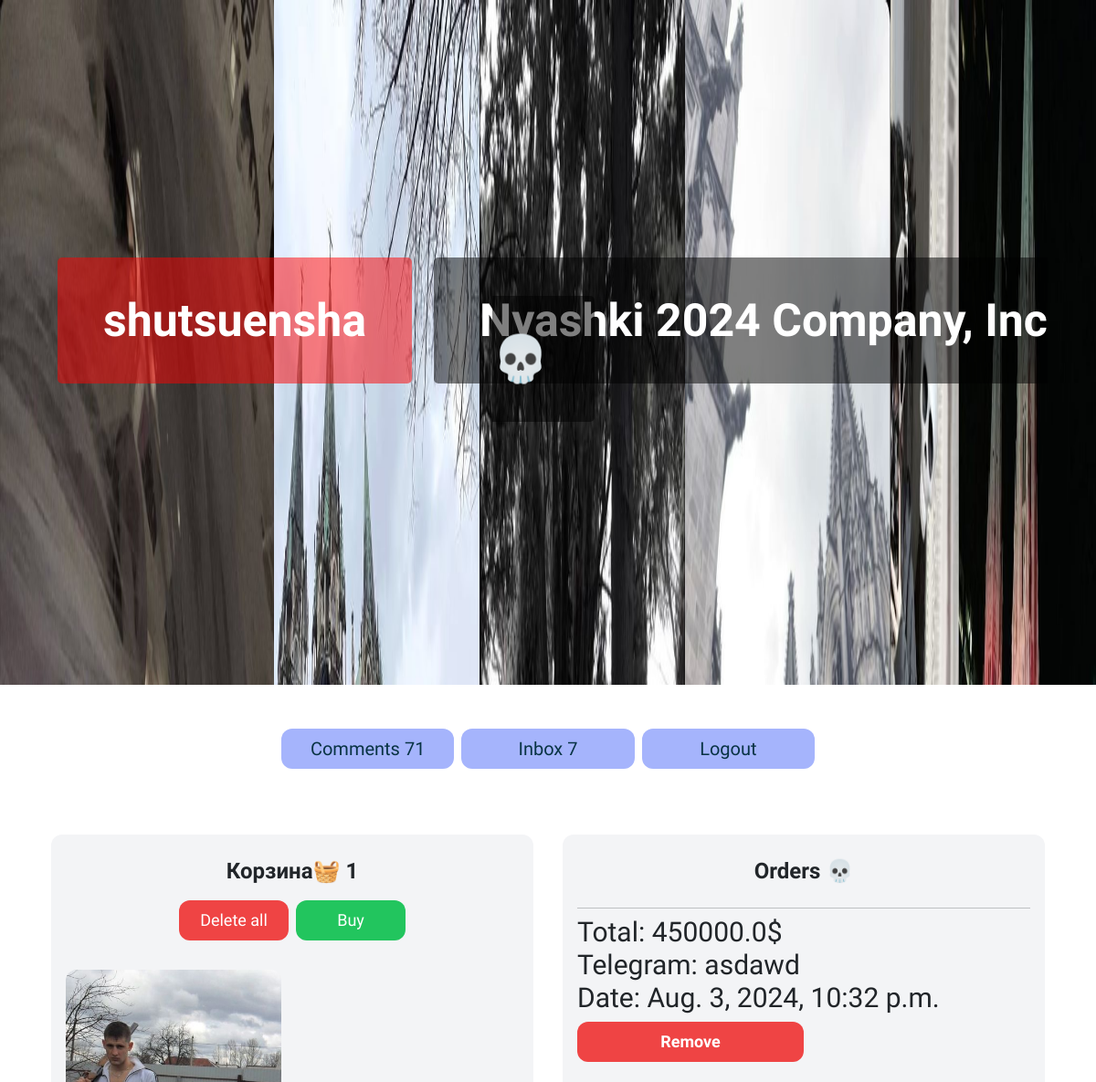
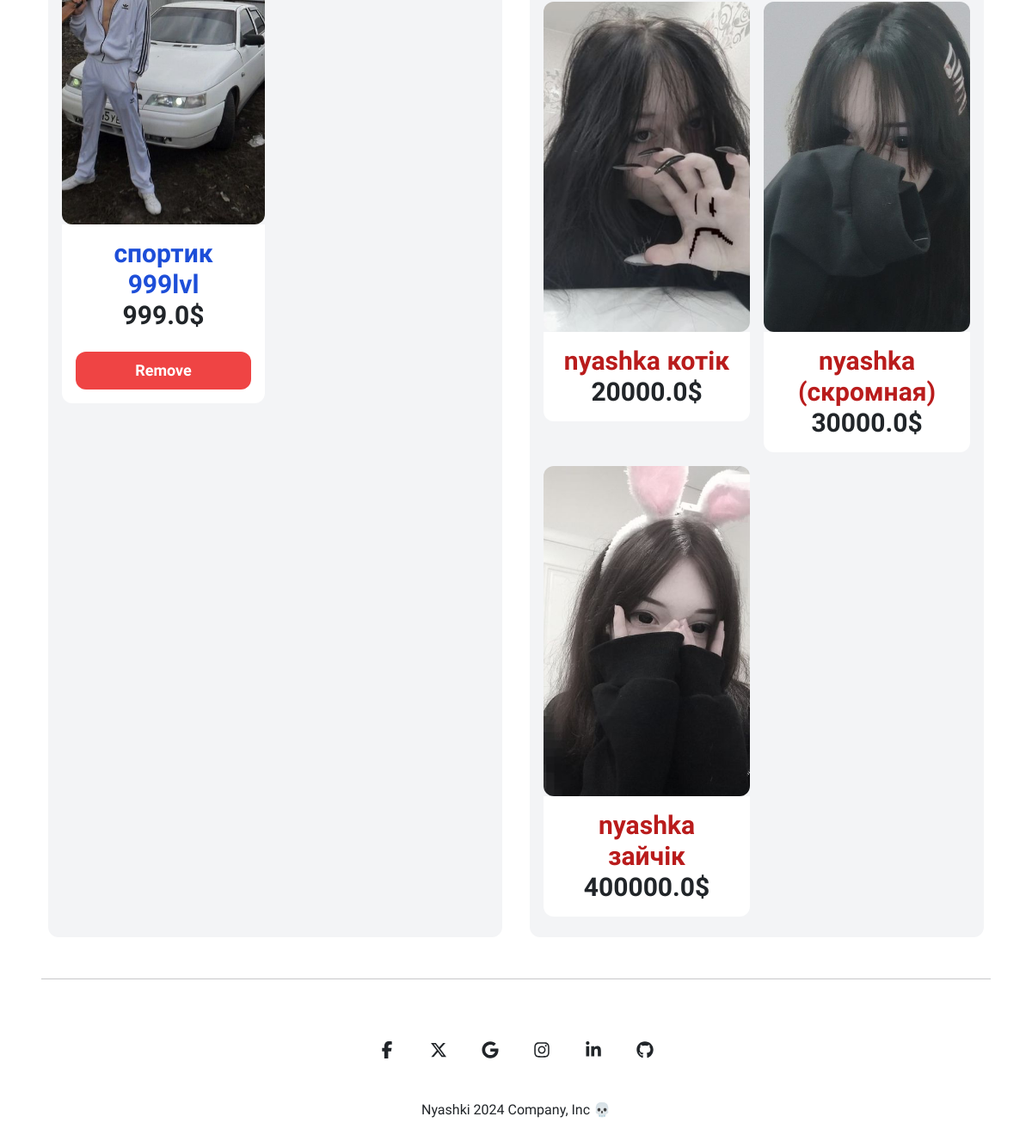
/items/basket/ (signed in), run on the app's committed database (2 pictures, top to bottom).
### item/models.py (models this page shows, shortened)
class Comment(models.Model):
    user = models.ForeignKey(User, related_name='comments', on_delete=models.CASCADE)
    description = models.TextField()
    created_at = models.DateTimeField()
    class Meta:
        ordering = ('-created_at',)

class Item(models.Model):
    category = models.ForeignKey(Category, related_name='items', on_delete=models.CASCADE)
    name = models.CharField(max_length=255)
    description = models.TextField(blank=True, null=True)
    price = models.FloatField()
    image = models.ImageField(upload_to='item_images', blank=True, null=True)
    is_sold = models.BooleanField(default=False)
    created_at = models.DateTimeField(auto_now_add=True)
    users = models.ManyToManyField(User, related_name='items', blank=True)
    gender = models.CharField(max_length=1, choices=gender_choice)
    comments = models.ManyToManyField(Comment)

class Purchase(models.Model):
    created_at = models.DateTimeField(auto_now_add=True)
    user = models.ForeignKey(User, on_delete=models.CASCADE)
    items = models.ManyToManyField(Item)
    telegram = models.CharField(max_length=255)
    price = models.FloatField()

### item/views.py (the view)
# urls.py: path('basket/', views.basket, name='basket'),
@login_required
def basket(request, message=None):
    items = request.user.items.all()
    purchases = Purchase.objects.filter(user=request.user)
    return render(request, 'item/basket.html', {
        'items': items,
        'message': message,
        'purchases': purchases[::-1],
        'asdad21213': True
    })

### item/templates/item/basket.html (shortened to what this page needs)
{% extends 'core/base.html' %}
{% block content %}
<div class="sdfjksdlkfjlk grid grid-cols-2 gap-8 md:mx-12" id="target-element">
    <div class="md:mt-6 mt-4 px-3 md:px-6 md:py-12 py-4 bg-gray-100 rounded-xl dark:bg-zinc-500 transition-transform duration-300 transform hover:scale-105">
        <h2 class="md:mb-12 mb-2 text-2xl text-center font-semibold dark:text-white">Корзина🧺
            {% if request.user.items.all|length != 0 %}
                {{request.user.items.all|length}}
            {%endif%}
        </h2>
        {% if items %}
        <div class="grid md:grid-cols-2 grid-cols-1 md:gap-2 md:w-1/2 md:mx-auto">
            <a href="{% url 'item:delete' %}"class="block text-center mb-2 mt-2 md:px-6 md:py-3 px-2 py-2 md:text-lg text-sm bg-red-500 hover:bg-red-700  text-white rounded-xl">Delete all</a>
            <a data-bs-toggle="modal" data-bs-target="#exampleModal" class="block text-center mb-2 mt-2 md:px-6 md:py-3 px-2 py-2 md:text-lg text-sm bg-green-500 hover:bg-green-700  text-white rounded-xl">Buy</a>
        </div>
        {%endif%}
        <div class="grid grid-cols-1 md:grid-cols-2 gap-4 mt-4">
            {% if items %}
                {% for item in items %}
                <div class="transition-transform duration-300 transform hover:scale-105">
                    <a href="{% url 'item:detail' item.id %}">
                        {% if item.gender == 'W'%}
                            {% if item.image.url %}
                                <img src="{{ item.image.url }}" class="zoom-image rounded-xl object-cover w-full md:h-96 h-40">
                            {% endif %}
                        {% else %}
                            {% if item.image.url %}
                                <img src="{{ item.image.url }}" class="zoom-image rounded-xl object-cover w-full md:h-96 h-40">
                            {% endif %}
                        {% endif %}
                        <div class="p-3 bg-white rounded-b-xl text-center">
                                {% if item.gender == 'M'%}
                                <h2 class="md:text-3xl text-md text-blue-700 font-semibold">{{ item.name }}</h2>
                                {% else %}
                                <h2 class="md:text-3xl text-md text-red-700 font-semibold">{{ item.name }}</h2>
                                {% endif %}
                            <strong><p class="text-md md:text-3xl font-semibold">{{ item.price }}$</p></strong>
                            <a href="{% url 'item:remove' item.id %}" class="block text-center md:mt-6 mt-4 md:px-6 md:py-3 px-2 py-2 md:text-lg text-sm font-semibold bg-red-500 hover:bg-red-700 text-white rounded-xl">Remove</a>
                        </div>
                    </a>
                </div>
                {% endfor %}
            {% endif %}
        </div>
    </div>
    <div class="md:mt-6 mt-4 px-3 md:px-6 md:py-12 py-4 bg-gray-100 rounded-xl dark:bg-zinc-500 transition-transform duration-300 transform hover:scale-105">
        <h2 class="md:mb-12 mb-2 text-2xl text-center font-semibold dark:text-white">Orders 💀</h2>
        {%if purchases %}
            {%for purchase in purchases %}
            <div class="rounded-xl">
                <hr class="mt-4 dark:text-white">
                <p class="text-lg md:text-3xl dark:text-white mt-2">Total: {{ purchase.price }}$</p>
                <p class="text-lg md:text-3xl dark:text-white">Telegram: {{ purchase.telegram }}</p>
                <p class="text-lg md:text-3xl dark:text-white">Date: {{ purchase.created_at }}</p>
                <a href="{% url 'item:purchase_delete' purchase.id %}" class="block mt-2 md:w-1/2 text-center mb-2 md:px-6 md:py-3 px-2 py-2 md:text-lg text-sm font-semibold bg-red-500 hover:bg-red-700 text-white rounded-xl">Remove</a>
                    <div class="grid grid-cols-1 md:grid-cols-2 gap-3 mt-4">
                        {% if purchase.items.all %}
                            {% for item in purchase.items.all %}
                            <div class="transition-transform duration-300 transform hover:scale-105">
                                <a href="{% url 'item:detail' item.id %}">
                                    {% if item.gender == 'W'%}
                                        {% if item.image.url %}
                                            <img src="{{ item.image.url }}" class="zoom-image rounded-xl object-cover w-full md:h-96 h-40">
                                        {% endif %}
                                    {% else %}
                                        {% if item.image.url %}
                                            <img src="{{ item.image.url }}" class="zoom-image rounded-xl object-cover w-full md:h-96 h-40">
                                        {% endif %}
                                    {% endif %}
                                    <div class="p-3 bg-white rounded-b-xl text-center">
                                            {% if item.gender == 'M'%}
                                            <h2 class="md:text-3xl text-md text-blue-700 font-semibold">{{ item.name }}</h2>
                                            {% else %}
                                            <h2 class="md:text-3xl text-md text-red-700 font-semibold">{{ item.name }}</h2>
                                            {% endif %}
                                        <strong><p class="text-md md:text-3xl font-semibold">{{ item.price }}$</p></strong>
                                    </div>
                                </a>
                            </div>
                            {% endfor %}
                        {% endif %}
                    </div>
            </div>
            {%endfor%}
        {%endif%}
    </div>
</div>
{% endblock %}

### core/templates/core/base.html (shortened to what this page needs)
{% load static %}
<!doctype html>
<html>
    <head>
        <link rel="stylesheet" href="{% static 'core/css/mdb.min.css' %}">
        <script src="https://cdn.tailwindcss.com"></script>
        <link href="https://cdn.jsdelivr.net/npm/bootstrap@5.3.3/dist/css/bootstrap.min.css" rel="stylesheet">
        <link rel="stylesheet" href="{% static 'core/css/main.css' %}">
    </head>
    <body class="dark:bg-zinc-700" id="target-element">
        <header class="text-center parallax-header" id="sign_header" style="cursor: pointer;">
          <div class="text-container">
            {% if request.user.is_authenticated %}
            <strong id="username" class="md:text-3xl text-3xl font-bold">{{request.user.username}}</strong>
            {% endif %}
            <a href="/" id="nyashki" class="md:text-3xl text-3xl font-bold">Nyashki 2024 Company, Inc 💀</a>
          </div>
      </header>
        {% if request.user.is_authenticated %}
        <div class="grid grid-cols-3 gap-2 mt-2 px-2 md:w-1/2 md:mx-auto mb-3 mt-5 transition-transform duration-300 transform hover:scale-105" id="{{zxc12qwiehjqwaiode}}">
          <a href="{% url 'item:all_comments' %}" class="block text-center px-2 py-2 text-lg md:text-xl  bg-indigo-300 text-cyan-950 hover:text-white rounded-xl hover:bg-indigo-400" style="position:relative;">Comments {{ request.user.comments.all | length }}</a>
          <a href="{% url 'conversation:inbox' %}" class="block text-center px-2 py-2 text-lg md:text-xl bg-indigo-300 text-cyan-950 hover:text-white rounded-xl hover:bg-indigo-400">Inbox {{ request.user.conversations.all | length }}</a>
          <a href="{% url 'core:logout' %}" class="block text-center px-2 py-2 text-lg md:text-xl bg-indigo-300 text-cyan-950 hover:text-white rounded-xl hover:bg-indigo-400">Logout</a>
          </div>
        {% endif %}
        <div class="xcvxckjvl123 px-2 mt-5">
            {% block content %}
            {% endblock %}
        </div>
        <hr class="dark:text-white m-5">
        <footer
        class="flex flex-col items-center text-center text-surface dark:bg-zinc-700 dark:text-white">
        <div class="container mt-2">
          <div class="mb-2 flex justify-center space-x-2">
            <a
              href="#!"
              type="button"
              class="rounded-full bg-transparent p-3 font-medium uppercase leading-normal text-surface transition duration-150 ease-in-out hover:bg-neutral-100 focus:outline-none focus:ring-0 dark:text-white dark:hover:bg-secondary-900"
              data-twe-ripple-init>
              <span class="[&>svg]:h-5 [&>svg]:w-5">
              </span>
            </a>
            <a
              href="#!"
              type="button"
              class="rounded-full bg-transparent p-3 font-medium uppercase leading-normal text-surface transition duration-150 ease-in-out hover:bg-neutral-100 focus:outline-none focus:ring-0 dark:text-white dark:hover:bg-secondary-900"
              data-twe-ripple-init>
              <span class="mx-auto [&>svg]:h-5 [&>svg]:w-5">
              </span>
            </a>
            <a
              href="#!"
              type="button"
              class="rounded-full bg-transparent p-3 font-medium uppercase leading-normal text-surface transition duration-150 ease-in-out hover:bg-neutral-100 focus:outline-none focus:ring-0 dark:text-white dark:hover:bg-secondary-900"
              data-twe-ripple-init>
              <span class="mx-auto [&>svg]:h-5 [&>svg]:w-5">
              </span>
            </a>
            <a
              href="#!"
              type="button"
              class="rounded-full bg-transparent p-3 font-medium uppercase leading-normal text-surface transition duration-150 ease-in-out hover:bg-neutral-100 focus:outline-none focus:ring-0 dark:text-white dark:hover:bg-secondary-900"
              data-twe-ripple-init>
              <span class="mx-auto [&>svg]:h-5 [&>svg]:w-5">
              </span>
            </a>
            <a
              href="#!"
              type="button"
              class="rounded-full bg-transparent p-3 font-medium uppercase leading-normal text-surface transition duration-150 ease-in-out hover:bg-neutral-100 focus:outline-none focus:ring-0 dark:text-white dark:hover:bg-secondary-900"
              data-twe-ripple-init>
              <span class="mx-auto [&>svg]:h-5 [&>svg]:w-5">
              </span>
            </a>
            <a
              href="#!"
              type="button"
              class="rounded-full bg-transparent p-3 font-medium uppercase leading-normal text-surface transition duration-150 ease-in-out hover:bg-neutral-100 focus:outline-none focus:ring-0 dark:text-white dark:hover:bg-secondary-900"
              data-twe-ripple-init>
              <span class="mx-auto [&>svg]:h-5 [&>svg]:w-5">
              </span>
            </a>
          </div>
        </div>
        <div class="w-full p-4 text-center">
          <a href="#">Nyashki 2024 Company, Inc 💀</a>
        </div>
        </footer>
    </body>
</html>

### static/core/css/main.css (style rules this page uses)
body { font-family: Comfortaa; }

### data on the page
Item: image (picture), name "спортик 999lvl", price "999.0"
Purchase: price "450000.0", telegram "asdawd", created_at "Aug. 3, 2024, 10:32 p.m."
Item: image (picture), name "nyashka котiк", price "20000.0"
Item: image (picture), name "nyashka (скромная)", price "30000.0"
Item: image (picture), name "nyashka зайчiк", price "400000.0"

### other printed values
{{ request.user.username }} "shutsuensha"
{{ request.user.comments.all | length }} "71"
{{ request.user.conversations.all | length }} "7"
{{ request.user.items.all|length }} "1"
